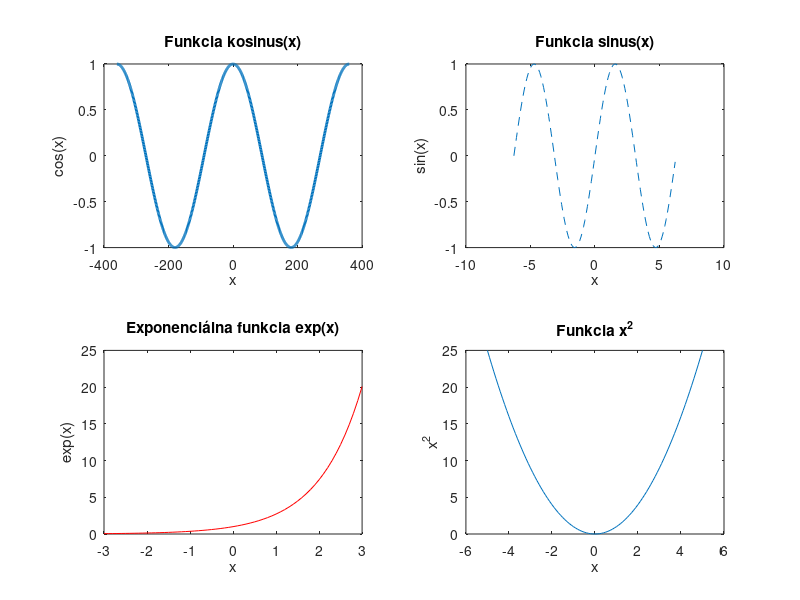

Recreate this plot in MATLAB.
x1 = -360:1:360;
y1 = cosd(x1);
subplot(2,2,1);
h1 = plot(x1, y1);
set(h1, 'LineWidth', 2);
title('Funkcia kosinus(x)');
xlabel('x');
ylabel('cos(x)');

x2 = -2*pi:0.1:2*pi;
y2 = sin(x2);
subplot(2,2,2);
h2 = plot(x2, y2);

set(h2, 'LineStyle', '--'); 

title('Funkcia sinus(x)');
xlabel('x');
ylabel('sin(x)');

x3 = -3:0.1:3;
y3 = exp(x3);
subplot(2,2,3);
h3 = plot(x3, y3);

set(h3, 'Color', [1 0 0]); 

title('Exponenciálna funkcia exp(x)');
xlabel('x');
ylabel('exp(x)');

x4 = -5:0.1:5;
y4 = x4.^2;
subplot(2,2,4);
h4 = plot(x4, y4);
title('Funkcia x^2');
xlabel('x');
ylabel('x^2');
